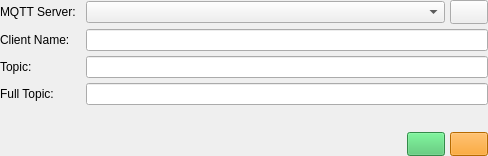
<?xml version="1.0" encoding="UTF-8"?>
<ui version="4.0">
 <class>MQTTConfigWidget</class>
 <widget class="QWidget" name="MQTTConfigWidget">
  <property name="geometry">
   <rect>
    <x>0</x>
    <y>0</y>
    <width>488</width>
    <height>156</height>
   </rect>
  </property>
  <property name="windowTitle">
   <string>Form</string>
  </property>
  <property name="styleSheet">
   <string notr="true">#centralWidget {

}

#editButton {
	image: url(:/16/assets/16_edit.svg);
padding: 4px 2px;
}

#revertButton {
	background-color: #FF9400;
	image: url(:/16/assets/16_revert.svg);
	padding: 4px 2px;
}

#saveButton {
	background-color: #47c266;
	image: url(:/16/assets/16_tick.svg);
	padding: 4px 2px;
}</string>
  </property>
  <layout class="QVBoxLayout" name="verticalLayout">
   <property name="spacing">
    <number>0</number>
   </property>
   <property name="leftMargin">
    <number>0</number>
   </property>
   <property name="topMargin">
    <number>0</number>
   </property>
   <property name="rightMargin">
    <number>0</number>
   </property>
   <property name="bottomMargin">
    <number>0</number>
   </property>
   <item>
    <widget class="QWidget" name="centralWidget" native="true">
     <layout class="QVBoxLayout" name="verticalLayout_2">
      <property name="spacing">
       <number>10</number>
      </property>
      <property name="leftMargin">
       <number>0</number>
      </property>
      <property name="topMargin">
       <number>0</number>
      </property>
      <property name="rightMargin">
       <number>0</number>
      </property>
      <property name="bottomMargin">
       <number>0</number>
      </property>
      <item>
       <layout class="QFormLayout" name="formLayout_2">
        <property name="fieldGrowthPolicy">
         <enum>QFormLayout::ExpandingFieldsGrow</enum>
        </property>
        <property name="horizontalSpacing">
         <number>10</number>
        </property>
        <property name="verticalSpacing">
         <number>5</number>
        </property>
        <item row="2" column="0">
         <widget class="QLabel" name="label_2">
          <property name="text">
           <string>Topic:</string>
          </property>
         </widget>
        </item>
        <item row="2" column="1">
         <widget class="QLineEdit" name="topic"/>
        </item>
        <item row="3" column="0">
         <widget class="QLabel" name="label_3">
          <property name="text">
           <string>Full Topic:</string>
          </property>
         </widget>
        </item>
        <item row="0" column="0">
         <widget class="QLabel" name="label">
          <property name="text">
           <string>MQTT Server:</string>
          </property>
         </widget>
        </item>
        <item row="0" column="1">
         <layout class="QHBoxLayout" name="horizontalLayout">
          <property name="spacing">
           <number>5</number>
          </property>
          <property name="topMargin">
           <number>0</number>
          </property>
          <item>
           <widget class="QComboBox" name="serverList">
            <property name="sizePolicy">
             <sizepolicy hsizetype="Expanding" vsizetype="Fixed">
              <horstretch>0</horstretch>
              <verstretch>0</verstretch>
             </sizepolicy>
            </property>
           </widget>
          </item>
          <item>
           <widget class="QPushButton" name="editButton">
            <property name="text">
             <string/>
            </property>
           </widget>
          </item>
         </layout>
        </item>
        <item row="3" column="1">
         <widget class="QLineEdit" name="fullTopic">
          <property name="contextMenuPolicy">
           <enum>Qt::ActionsContextMenu</enum>
          </property>
         </widget>
        </item>
        <item row="1" column="0">
         <widget class="QLabel" name="label_4">
          <property name="text">
           <string>Client Name:</string>
          </property>
         </widget>
        </item>
        <item row="1" column="1">
         <widget class="QLineEdit" name="clientName"/>
        </item>
       </layout>
      </item>
      <item>
       <layout class="QHBoxLayout" name="horizontalLayout_2">
        <property name="spacing">
         <number>5</number>
        </property>
        <property name="topMargin">
         <number>0</number>
        </property>
        <item>
         <widget class="QLabel" name="spinner">
          <property name="minimumSize">
           <size>
            <width>16</width>
            <height>16</height>
           </size>
          </property>
          <property name="maximumSize">
           <size>
            <width>16</width>
            <height>16</height>
           </size>
          </property>
          <property name="text">
           <string/>
          </property>
         </widget>
        </item>
        <item>
         <spacer name="horizontalSpacer">
          <property name="orientation">
           <enum>Qt::Horizontal</enum>
          </property>
          <property name="sizeHint" stdset="0">
           <size>
            <width>40</width>
            <height>0</height>
           </size>
          </property>
         </spacer>
        </item>
        <item>
         <widget class="QPushButton" name="saveButton">
          <property name="text">
           <string/>
          </property>
         </widget>
        </item>
        <item>
         <widget class="QPushButton" name="revertButton">
          <property name="text">
           <string/>
          </property>
         </widget>
        </item>
       </layout>
      </item>
     </layout>
    </widget>
   </item>
  </layout>
  <action name="actionInsert_prefix">
   <property name="text">
    <string>Insert %prefix%</string>
   </property>
   <property name="shortcut">
    <string>Ctrl+P</string>
   </property>
   <property name="shortcutContext">
    <enum>Qt::WidgetShortcut</enum>
   </property>
   <property name="shortcutVisibleInContextMenu">
    <bool>true</bool>
   </property>
  </action>
  <action name="actionInsert_Topic">
   <property name="text">
    <string>Insert %topic%</string>
   </property>
   <property name="shortcut">
    <string>Ctrl+T</string>
   </property>
   <property name="shortcutContext">
    <enum>Qt::WidgetShortcut</enum>
   </property>
   <property name="shortcutVisibleInContextMenu">
    <bool>true</bool>
   </property>
  </action>
 </widget>
 <resources/>
 <connections/>
</ui>
